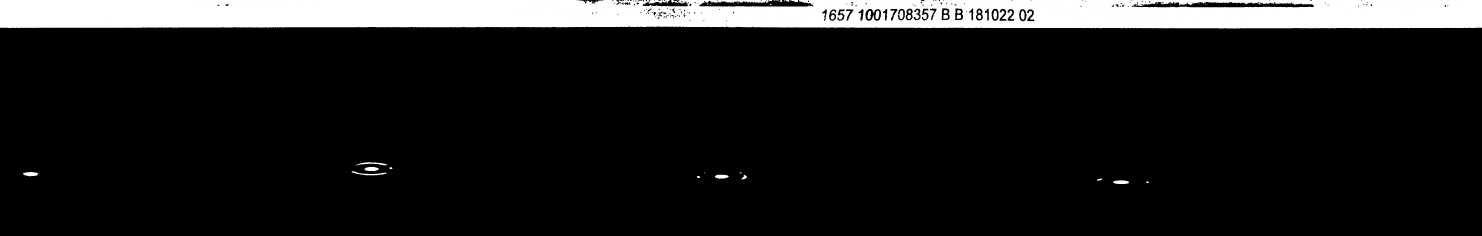
#> input picture pyQt5/检查圆心求出半径/bestimg.jpg, 5925 x 943 px (shown at 1/4 size)
$ python '对图片进行卷积.py'   (older library calls are emulated)
#> lines starting #> are read from the running program, lines starting #| are printed output that depends on the picture
import cv2
import numpy as np
import matplotlib.pyplot as plot
from scipy import signal
src=cv2.imread('bestimg.jpg',cv2.IMREAD_GRAYSCALE)
#> src is the input picture: shape (943, 5925); min 0, max 255, mean 28.3

# _,src=cv2.threshold(src,150,1,type=cv2.THRESH_BINARY)
plot.subplot(311)
plot.imshow(src)
tempsrc=src[30:60,:]
tempsrc=cv2.bitwise_not(tempsrc)
cv2.imshow('imgCuted',tempsrc)
kernel=np.ones((30,1),dtype=np.float32)
# dst=cv2.filter2D(tempsrc,cv2.CV_8U,kernel=kernel,borderType=cv2.BORDER_DEFAULT)
end=signal.convolve2d(tempsrc,kernel,'valid')
end=end/256
kernel01=np.ones(18,dtype=np.uint8)
end01=np.convolve(end.ravel(),kernel01,'full')
#> end01 = 5942 values, max 331.7 at index 3926, min 0 at index 0, mean 26.58
plot.subplot(313)
plot.xlim(0,1100)
plot.plot(end01)
# for i in range(0,1100):
#     print(end01[i])

plot.subplot(312)
plot.xlim(0,1100)
plot.plot(end.ravel())
def imgCut(img):
    startIdx=[]
    endIdx=[]
    zero=0
    for i in range(len(end01)-100):
        # if (end01[i - 1]<1):
        #     startIdx.append(i)
        if((end01[i]<1)&(end01[i+1]>=1)):
            startIdx.append(i)
        if((end01[i]<=1)&(end01[i-1]>=1)):
            endIdx.append(i)
    for j in range(len(endIdx)):
        img=src[:,startIdx[j]:endIdx[j]]
        cv2.imshow('img_'+str(j),img)
        path=r'cuted\img_'+str(j)+'.jpg'
        cv2.imwrite(path,img)

    print(startIdx,endIdx)
src=src[10:,:]
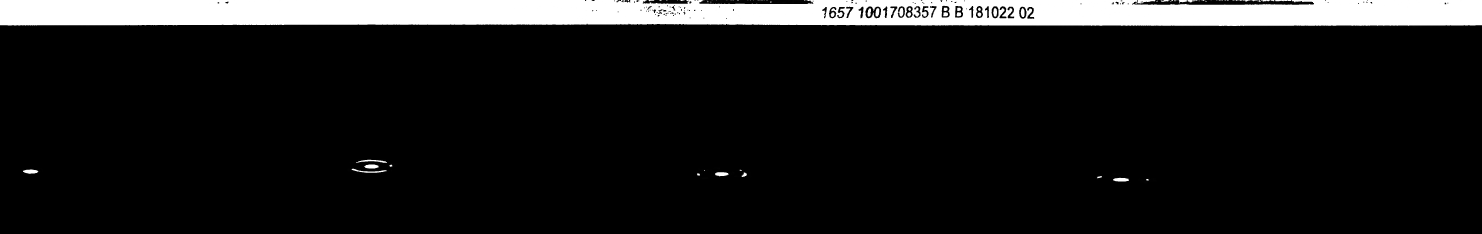
#> src: shape (933, 5925) (shown at 1/4 size); min 0, max 255, mean 26
imgCut(src)
#> after the loop in imgCut, `for i in range(len(end01)-100):`: endIdx = [2405, 2491, 2798, 2824, 2897, 2953, 3430, 3763, 3815, 4073, 4152]; startIdx = [2368, 2470, 2561, 2803, 2876, 2931, 3288, 3433, 3766, 3820, 4076]
#> the loop in imgCut, `for j in range(len(endIdx)):` made 11 passes
#> path on passes 1 to 11: 'cuted\\img_0.jpg', 'cuted\\img_1.jpg', 'cuted\\img_2.jpg', 'cuted\\img_3.jpg', 'cuted\\img_4.jpg', 'cuted\\img_5.jpg', 'cuted\\img_6.jpg', 'cuted\\img_7.jpg', 'cuted\\img_8.jpg', 'cuted\\img_9.jpg', 'cuted\\img_10.jpg'
#> pass 1, in imgCut, `img=src[:,startIdx[j]:endIdx[j]]`:
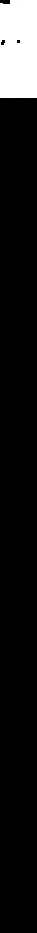
#> img: shape (933, 37); min 0, max 255, mean 26.3
#> pass 3, in imgCut, `img=src[:,startIdx[j]:endIdx[j]]`:
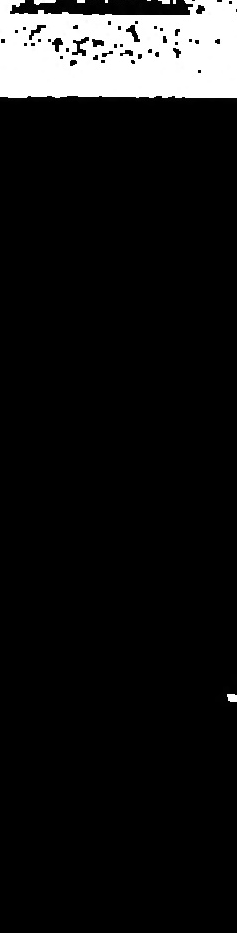
#> img: shape (933, 237); min 0, max 255, mean 22.8
#| [2368, 2470, 2561, 2803, 2876, 2931, 3288, 3433, 3766, 3820, 4076] [2405, 2491, 2798, 2824, 2897, 2953, 3430, 3763, 3815, 4073, 4152]
plot.show()
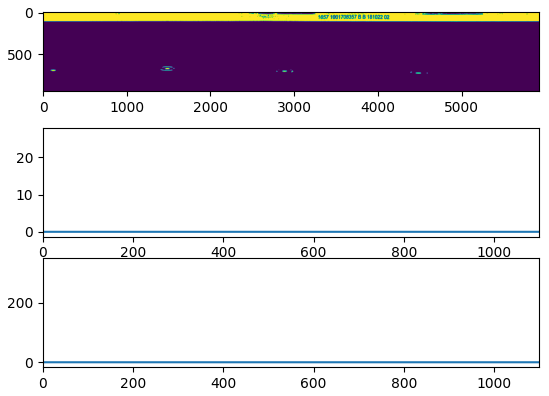
#> figure drawn by matplotlib, 3 panels; panel 2: curve peaks at x = 3926, y = 331.7; panel 3: curve peaks at x = 3774, y = 26.54

cv2.waitKey()
cv2.destroyAllWindows()

$ run again, with pyQt5/检查圆心求出半径/09_30_13.jpg copied over pyQt5/检查圆心求出半径/bestimg.jpg
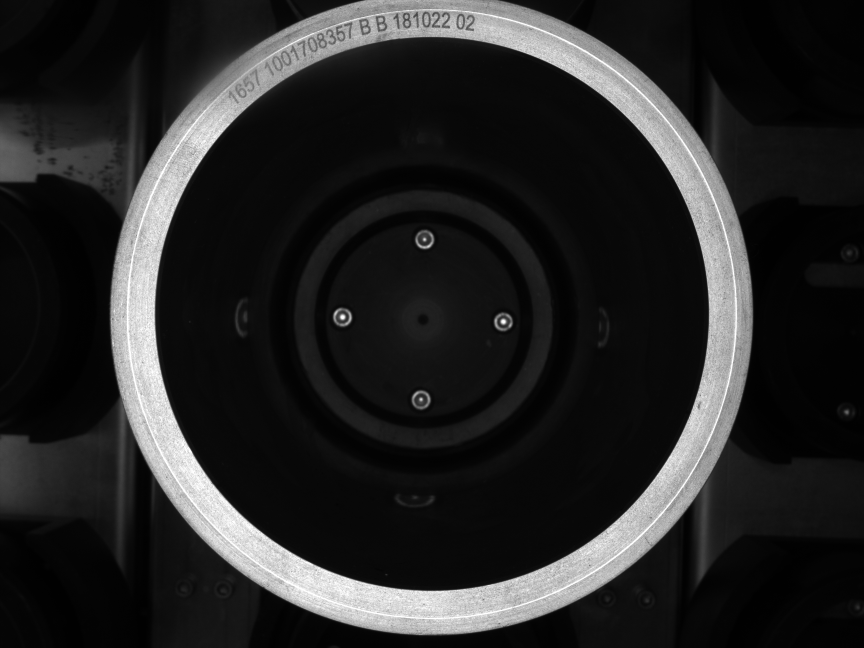
#> input picture pyQt5/检查圆心求出半径/09_30_13.jpg, 2592 x 1944 px (shown at 1/3 size)
#> src is the input picture: shape (1944, 2592); min 0, max 255, mean 38.1
#> end01 = 2609 values, max 536 at index 2251, min 29.02 at index 0, mean 433.7
#> `src=src[10:,:]`:
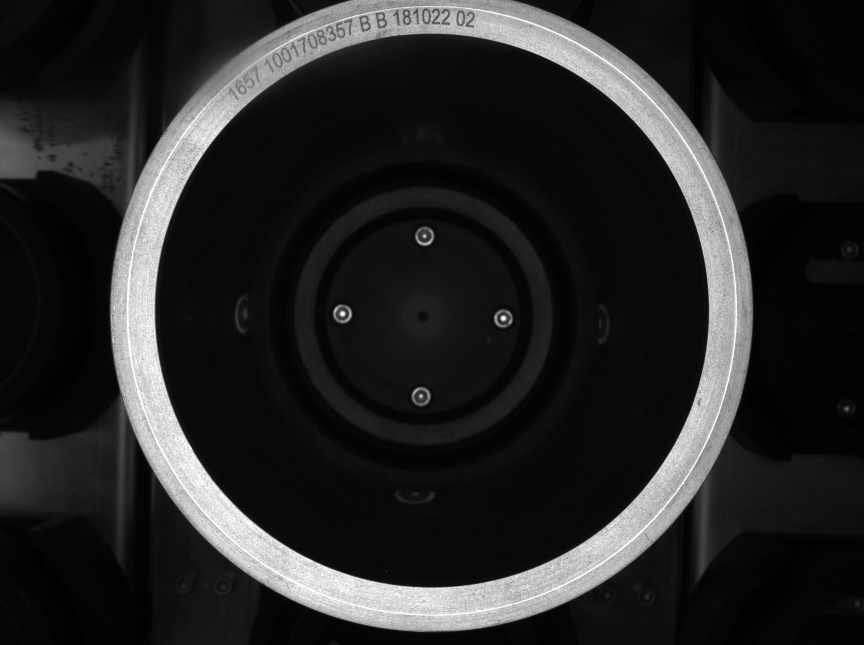
#> src: shape (1934, 2592) (shown at 1/3 size); min 0, max 255, mean 38.1
#> after the loop in imgCut, `for i in range(len(end01)-100):`: endIdx = []
#> `plot.show()`:
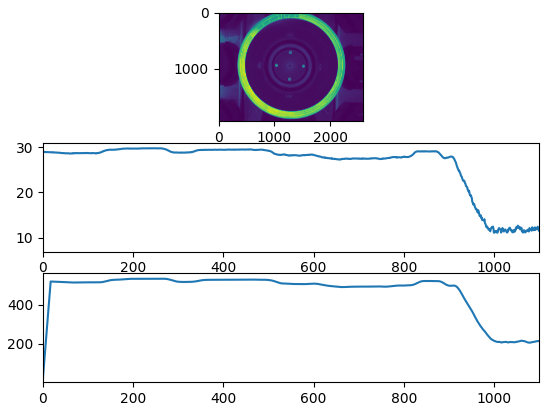
#> figure drawn by matplotlib, 3 panels; panel 2: curve peaks at x = 2251, y = 536; panel 3: curve peaks at x = 2241, y = 29.8
